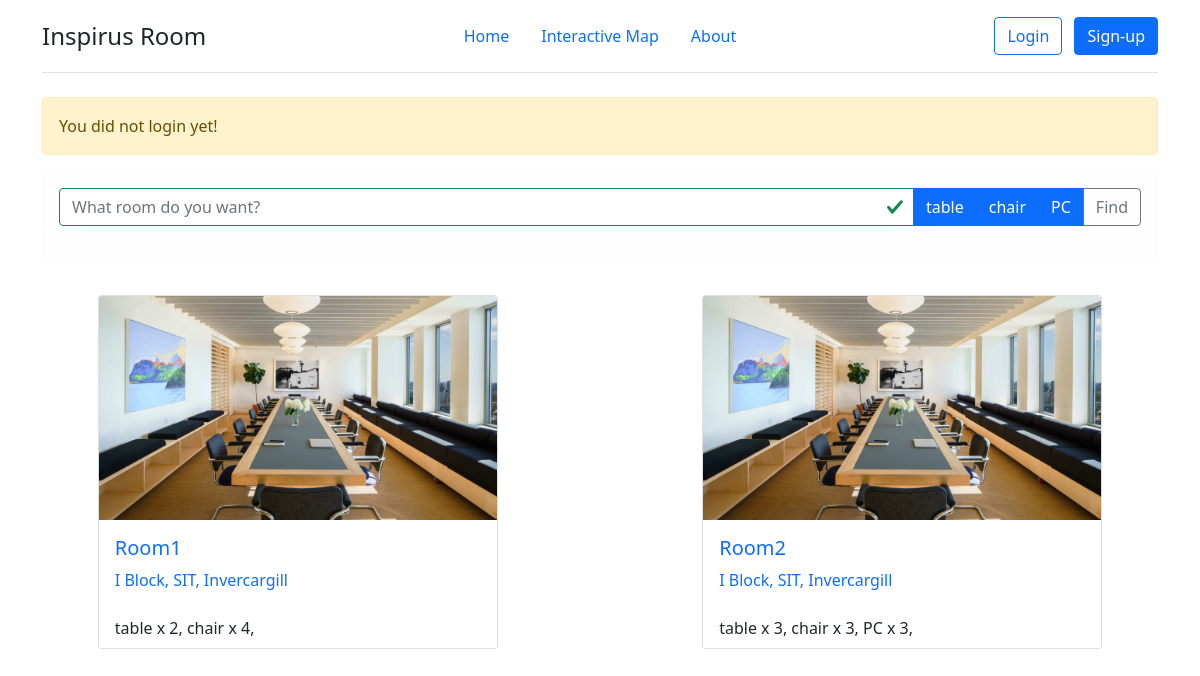
The page /booking/ on the database its author committed.
### booking/models.py (models this page shows, shortened)
class Feature(models.Model):
    feature_id = models.AutoField(primary_key=True)
    name =  models.CharField(max_length=25)

class Room(models.Model):
    room_id = models.AutoField(primary_key=True)
    name =  models.CharField(max_length=25)
    room_address =  models.CharField(max_length=255)
    feature_list = models.ForeignKey(FeatureList,on_delete=models.SET_NULL,null=True)
    guideline = models.ForeignKey(GuideLine,on_delete=models.SET_NULL,null=True)
    other_detail =  models.CharField(max_length=255)
    qe_code_url =  models.CharField(max_length=255)
    picture = models.CharField(max_length=50,default="")
    def feature_detail(self):
        return FeatureListToFeature.objects.filter(feature_list=self.feature_list)

class FeatureListToFeature(models.Model):
    feature_list =  models.ForeignKey(FeatureList,on_delete=models.CASCADE)
    feature = models.ForeignKey(Feature,on_delete=models.CASCADE)
    feature_count = models.IntegerField()

### booking/views.py (the view, shortened to what this page needs)
# urls.py: path('', views.index, name='index'),
def index(request):
     student_id = None
     student_name = None
     room_list = None
     try:
          student_id = request.session['student_id']
          student_name = request.session['student_name']
     except:
          pass
     if (request.POST.get("info")!="" and request.POST.get("info")!=None):
          try:
               info = request.POST.get("info")
               room_list = Room.objects.order_by('room_id').filter(name__contains=info) | Room.objects.order_by('room_id').filter(room_address__contains=info)
          except:
               pass
     else:
          try:
               room_list = Room.objects.order_by('room_id')
          except:
               pass
     v = ""
     features = Feature.objects.all()
     checks = []
     for f in features:
          if(request.POST.get("featurecheck"+str(f.feature_id))!=None):
               checks.append(request.POST.get("featurecheck"+str(f.feature_id)))
     return render(request, 'booking/index.html', {'features':features,'student_id':student_id,'student_name':student_name,'room_list':room_list})

### booking/templates/booking/index.html (shortened to what this page needs)
{% extends 'booking/public/base.html' %}
{% block content  %}
<div class="alert alert-light" role="alert">
  <form class="row g-3 needs-validation was-validated" action="./" method="POST" novalidate>
    <div class="input-group mb-3">
      <input type="text" class="form-control"  name="info" id="info"  placeholder="What room do you want?">
      {% for f in features %}
        <label class="btn btn-primary" for="featurecheck_{{f.feature_id}}">{{f.name}}</label>
      {% endfor %}
      <button class="btn btn-outline-secondary" type="submit" >Find</button>
    </div>
  </form>
</div>
    {% if room_list %}
        <div class="room_list_board justify-content-md-between justify-content-center">
          {% for room in room_list %}
            <div class="card">
              <a href="/booking/booking_room?roomid={{room.room_id}}">
              <img src="/static/booking/images/{{room.picture}}" class="card-img-top" >
                <div class="card-body">
                  <h5 class="card-title">{{ room.name }}</h5>
                  <p class="card-text">{{ room.room_address }}</p>
                </div>
                <ul class="list-group list-group-flush">
                  <li class="list-group-item">
                    {% for f in room.feature_detail %}
                    {{f.feature.name}} x {{f.feature_count}},
                    {% endfor %}
                  </li>
                </ul>
              </a>
              </div>
        {% endfor %}
        </div>
    {% else %}
        <p>No rooms are available.</p>
    {% endif %}
{% endblock %}

### booking/templates/booking/public/base.html (shortened to what this page needs)
<!doctype html>
<html lang="en">
  <head>
    {% load static %}
    <link rel="stylesheet" type="text/css" href="{% static 'booking/bootstrap/css/bootstrap.min.css' %}">
    <link rel="stylesheet" type="text/css" href="{% static 'booking/style/customize.css' %}">
    <link rel="stylesheet" type="text/css" href="https://uicdn.toast.com/tui-calendar/latest/tui-calendar.css" />
    <link rel="stylesheet" type="text/css" href="https://uicdn.toast.com/tui.date-picker/latest/tui-date-picker.css" />
    <link rel="stylesheet" type="text/css" href="https://uicdn.toast.com/tui.time-picker/latest/tui-time-picker.css" />
    <link rel="stylesheet" href="https://uicdn.toast.com/grid/latest/tui-grid.css" />
  </head>
  <body>
    <div class="container">
      <header class="d-flex flex-wrap align-items-center justify-content-center justify-content-md-between py-3 mb-4 border-bottom">
        <a href="./" class="d-flex align-items-center col-md-3 mb-2 mb-md-0 text-dark text-decoration-none">
          <span class="fs-4">Inspirus Room</span>
        </a>
        <ul class="nav col-12 col-md-auto mb-2 justify-content-center mb-md-0">
          <li class="nav-item"><a href="./" class="nav-link active" aria-current="page">Home</a></li>
          <li class="nav-item"><a href="./map" class="nav-link">Interactive Map</a></li>
          <li class="nav-item"><a href="./about" class="nav-link">About</a></li>
        </ul>
        <div class="col-md-3 text-end">
          {% if student_id %}
            <a href="./login_out" class="btn btn-outline-primary me-2">Login out</a>
          {% else %}
            <a href="./login"  class="btn btn-outline-primary me-2">Login</a>
            <a href="./registration" class="btn btn-primary">Sign-up</a>
          {% endif %}
        </div>
      </header>
      {% if student_id %}
      <div class="alert alert-primary" role="alert">
        Welcome back! <b>{{student_name}}</b>!
      </div>
    {% else %}
      <div class="alert alert-warning" role="alert">
        You did not login yet!
      </div>
    {% endif %}
      {% block content %}
      {% endblock  %}
    </div>
  </body>
</html>

### booking/static/booking/style/customize.css (style rules this page uses)
.room_list_board { display: flex; flex-wrap: wrap; justify-content: space-between; width: 90%; margin: 10px auto; }
.room_list_board > div { width: 50vh; margin: 20px 0px 20px }
a { text-decoration: none; }

### rows shown on the page
Feature: name "table"
Feature: name "chair"
Feature: name "PC"
Room: picture (picture), name "Room1", room_address "I Block, SIT, Invercargill"
FeatureListToFeature: feature.name "table", feature_count "2"
FeatureListToFeature: feature.name "chair", feature_count "4"
Room: picture (picture), name "Room2", room_address "I Block, SIT, Invercargill"
FeatureListToFeature: feature.name "table", feature_count "3"
FeatureListToFeature: feature.name "chair", feature_count "3"
FeatureListToFeature: feature.name "PC", feature_count "3"
